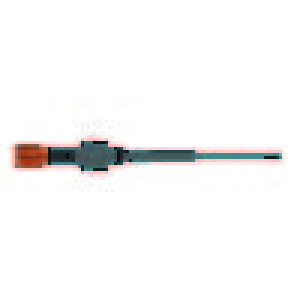
//> input picture data/E1.jpg, 100 x 100 px (shown 3 times larger)
$ ./carve   (built with g++ and OpenCV 4)
//> lines starting //> are read from the running program, lines starting //| are printed output that depends on the picture; after the words box and inside, x2 and y2 are one past the last pixel; in counts of white or black regions, pixels touching at a corner belong together
#include <opencv2/opencv.hpp>
#include <opencv2/imgproc/imgproc.hpp>
#include <opencv2/imgcodecs.hpp>
#include <opencv2/highgui.hpp>

#include <iostream>
#include <string>

using namespace std;
using namespace cv;


int main(int argc, char** argv)
{
	int threshold_value = 150;
	int n1 = 100;
	int n2 = 100;
	int n3 = 100;
	int const max_value = 255;

//	bool ret1, ret2;

        Mat greyimg1, greyimg2;
        Mat binaryimg1, binaryimg2;


	// Read the two image files
	Mat image1 = imread("data/E1.jpg");
//> image1 is the input picture: 100 rows x 100 cols, CV_8UC3; mean B, G, R 246.3, 246.4, 247.1
	Mat image2 = imread("data/E2.jpg");
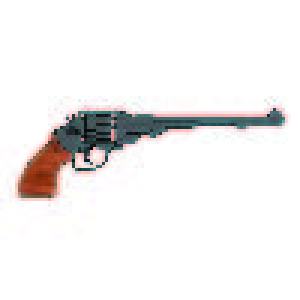
//> input picture data/E2.jpg, 100 x 100 px (shown 3 times larger)
//> image2 is the input picture: 100 rows x 100 cols, CV_8UC3; mean B, G, R 239.1, 239.5, 241.3

	if(image1.empty() || image2.empty())
	{
		cout<<"Cout not open or find the images"<<endl;
		system("puase");	// wait for any keypress
		return -1;
	}

	// Converting to greyscale
	cvtColor(image1, greyimg1, COLOR_BGR2GRAY);
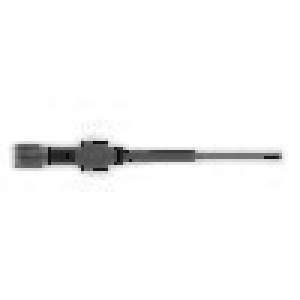
//> greyimg1: 100 rows x 100 cols, CV_8UC1 (shown 3 times larger); min 10, max 255, mean 246.6
	cvtColor(image2, greyimg2, COLOR_BGR2GRAY);
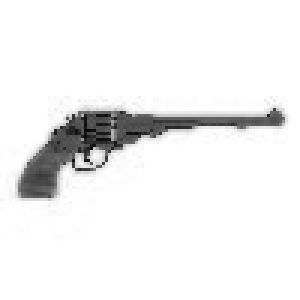
//> greyimg2: 100 rows x 100 cols, CV_8UC1 (shown 3 times larger); min 9, max 255, mean 240

	// Binary thresholding
	threshold(greyimg1, binaryimg1, threshold_value, max_value, THRESH_BINARY );
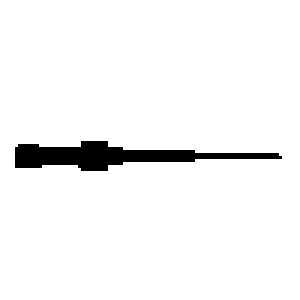
//> binaryimg1: 100 rows x 100 cols, CV_8UC1 (shown 3 times larger); 95.8% white; 1 black region, box (x1, y1, x2, y2) and area: (5, 47, 94, 57) 422
	threshold(greyimg2, binaryimg2, threshold_value, max_value, THRESH_BINARY );
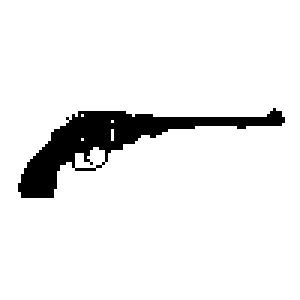
//> binaryimg2: 100 rows x 100 cols, CV_8UC1 (shown 3 times larger); 92.5% white; 1 black region, box (x1, y1, x2, y2) and area: (6, 36, 95, 66) 749


	// Creating 3 voxel arrays of 100x100x100
//> (the run ends here: the program needs code that is not available in this run, at `ma1 = np.zeros((n1,n2,n3))`)
